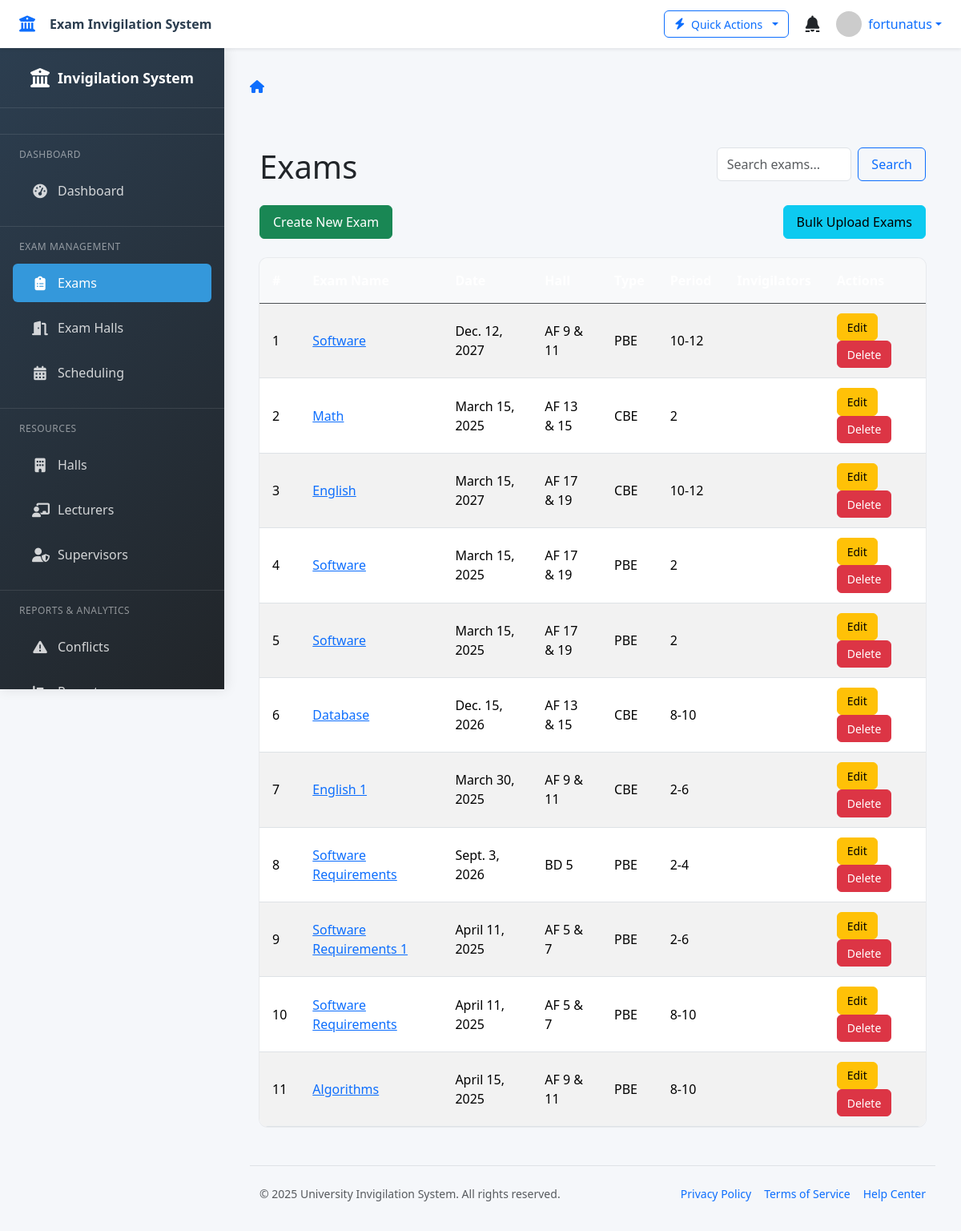
The app's page /exams/ (signed in) with its own data.
### invigilation/models.py (models this page shows, shortened)
class Exam(models.Model):
    PERIOD_CHOICES = [
        ('8-10', '8:00 - 10:00'),
        ('10-12', '10:00 - 12:00'),
        ('12-2', '12:00 - 14:00'),
        ('2-4', '14:00 - 16:00'),
        ('4-6', '16:00 - 18:00'),
    ]
    exam_name = models.CharField(max_length=200)
    exam_date = models.DateField()
    exam_hall = models.ForeignKey('Hall', on_delete=models.CASCADE)
    exam_type = models.CharField(
        max_length=50,
        choices=[('PBE', 'Paper Based Exam'), ('CBE', 'Computer Based Exam')]
    )
    exam_period = models.CharField(
        max_length=5,
        choices=PERIOD_CHOICES,
        help_text="Select exam time period"
    )
    invigilator1 = models.ForeignKey(
        'Lecturer',
        related_name="exam_invigilator1",
        on_delete=models.SET_NULL,
        null=True,
        blank=True
    )
    invigilator2 = models.ForeignKey(
        'Lecturer',
        related_name="exam_invigilator2",
        on_delete=models.SET_NULL,
        null=True,
        blank=True
    )

class Hall(models.Model):
    HALL_TYPES = (
        ('SM', 'Small'),
        ('MD', 'Medium'),
        ('LG', 'Large')
    )
    hall_name = models.CharField(max_length=50)
    hall_capacity = models.IntegerField()
    hall_type = models.CharField(max_length=50, choices=HALL_TYPES)
    class META:
        ordering = ['hall_name']
    def __str__(self):
        return self.hall_name

### invigilation/views.py (the view)
# urls.py: path('exams/', views.exam_list, name='exam_list'),
@login_required(login_url='login')
def exam_list(request):
    query = request.GET.get('q', '')
    if query:
        exams = Exam.objects.filter(exam_name__icontains=query)
    else:
        exams = Exam.objects.all()
    return render(request, 'invigilation/exam_list.html', {'exams': exams, 'query': query})

### invigilation/templates/invigilation/exam_list.html (shortened to what this page needs)
{% extends 'invigilation/based.html' %}
{% block content %}
<div class="container mt-5">
    <div class="row mb-3">
        <div class="col-md-8">
            <h1>Exams</h1>
        </div>
        <div class="col-md-4">
            <form method="get" class="d-flex">
                <input type="text" name="q" class="form-control me-2" placeholder="Search exams..." value="{{ query }}">
                <button class="btn btn-outline-primary" type="submit">Search</button>
            </form>
        </div>
    </div>
    <div class="d-flex justify-content-between align-items-center mb-4">
        <a href="{% url 'create_exam' %}" class="btn btn-success">Create New Exam</a>
        <a href="{% url 'upload_exams' %}" class="btn btn-info">Bulk Upload Exams</a>
    </div>
    {% if exams %}
    <div class="table-responsive">
        <table class="table table-striped table-hover align-middle">
            <thead class="table-dark">
                <tr>
                    <th>#</th>
                    <th>Exam Name</th>
                    <th>Date</th>
                    <th>Hall</th>
                    <th>Type</th>
                    <th>Period</th>
                    <th>Invigilators</th>
                    <th>Actions</th>
                </tr>
            </thead>
            <tbody>
                {% for exam in exams %}
                <tr>
                    <td>{{ forloop.counter }}</td>
                    <td><a href="{% url 'exam_detail' exam.pk %}">{{ exam.exam_name }}</a></td>
                    <td>{{ exam.exam_date }}</td>
                    <td>{{ exam.exam_hall }}</td>
                    <td>{{ exam.exam_type }}</td>
                    <td>{{ exam.exam_period }}</td>
                    <td>
                    </td>
                    <td>
                        <a href="{% url 'edit_exam' exam.pk %}" class="btn btn-sm btn-warning">Edit</a>
                        <a href="{% url 'delete_exam' exam.pk %}" class="btn btn-sm btn-danger">Delete</a>
                    </td>
                </tr>
                {% endfor %}
            </tbody>
        </table>
    </div>
    {% else %}
    <p class="text-muted">No exams available. Please create an exam.</p>
    {% endif %}
</div>
{% endblock %}

### invigilation/templates/invigilation/based.html (shortened to what this page needs)
<!DOCTYPE html>
<html lang="en">
<head>
    <link href="https://cdn.jsdelivr.net/npm/bootstrap@5.3.2/dist/css/bootstrap.min.css" rel="stylesheet">
    <link href="https://cdn.jsdelivr.net/npm/bootstrap-icons@1.11.1/font/bootstrap-icons.css" rel="stylesheet">
    <link href="https://cdnjs.cloudflare.com/ajax/libs/font-awesome/6.4.2/css/all.min.css" rel="stylesheet">
    <link href="https://cdn.datatables.net/1.13.7/css/dataTables.bootstrap5.min.css" rel="stylesheet">
    <link href="https://cdn.datatables.net/buttons/2.4.2/css/buttons.bootstrap5.min.css" rel="stylesheet">
    <link href="https://cdn.datatables.net/responsive/2.5.0/css/responsive.bootstrap5.min.css" rel="stylesheet">
    <link href="https://cdnjs.cloudflare.com/ajax/libs/animate.css/4.1.1/animate.min.css" rel="stylesheet">
    <link href="https://cdn.jsdelivr.net/npm/select2@4.1.0-rc.0/dist/css/select2.min.css" rel="stylesheet" />
    <link href="https://cdn.jsdelivr.net/npm/flatpickr/dist/flatpickr.min.css" rel="stylesheet">
</head>
<body>
    <nav class="topbar shadow-sm">
        <div class="d-flex align-items-center">
            <a href="{% url 'dashboard' %}" class="topbar-brand text-decoration-none">
                <i class="fas fa-university text-primary"></i>
                <span class="ms-2 d-none d-sm-inline">Exam Invigilation System</span>
            </a>
        </div>
        <div class="topbar-nav">
            <div class="dropdown me-3">
                <button class="btn btn-outline-primary btn-sm dropdown-toggle" type="button" id="quickActionsDropdown" data-bs-toggle="dropdown" aria-expanded="false">
                    <i class="fas fa-bolt"></i>
                    <span class="d-none d-md-inline">Quick Actions</span>
                </button>
            </div>
            <div class="dropdown me-3">
                <button class="btn btn-link text-dark position-relative p-1" type="button" id="notificationsDropdown" data-bs-toggle="dropdown" aria-expanded="false">
                    <i class="fas fa-bell fs-5"></i>
                </button>
            </div>
            <div class="dropdown">
                <a href="#" class="d-flex align-items-center text-decoration-none dropdown-toggle" id="userDropdown" data-bs-toggle="dropdown" aria-expanded="false">
                    <img src="https://ui-avatars.com/api/?name={{ request.user.username }}&background=random&color=fff&size=160" alt="User" class="rounded-circle me-2" width="32" height="32">
                    <span class="d-none d-md-inline">{{ request.user.get_full_name|default:request.user.username }}</span>
                </a>
            </div>
        </div>
    </nav>
    <div class="sidebar" id="sidebar">
        <div class="sidebar-brand">
            <i class="fas fa-university fs-4"></i>
            <span class="sidebar-brand-text">Invigilation System</span>
        </div>
        <div class="sidebar-nav">
            <div class="nav-section-title">Dashboard</div>
            <ul class="nav flex-column">
                <li class="nav-item">
                    <a class="nav-link {% if request.resolver_match.url_name == 'dashboard' %}active{% endif %}" href="{% url 'dashboard' %}">
                        <i class="fas fa-tachometer-alt"></i>
                        <span class="nav-link-text">Dashboard</span>
                    </a>
                </li>
            </ul>
            <div class="nav-section-title">Exam Management</div>
            <ul class="nav flex-column">
                <li class="nav-item">
                    <a class="nav-link {% if 'exam_list' in request.resolver_match.url_name %}active{% endif %}" href="{% url 'exam_list' %}">
                        <i class="fas fa-clipboard-list"></i>
                        <span class="nav-link-text">Exams</span>
                    </a>
                </li>
                <li class="nav-item">
                    <a class="nav-link {% if 'exam_hall_panel' in request.resolver_match.url_name %}active{% endif %}" href="{% url 'exam_hall_panel' %}">
                        <i class="fas fa-door-open"></i>
                        <span class="nav-link-text">Exam Halls</span>
                    </a>
                </li>
                <li class="nav-item">
                    <a class="nav-link {% if 'schedule' in request.resolver_match.url_name %}active{% endif %}" href="{% url 'schedule' %}">
                        <i class="fas fa-calendar-alt"></i>
                        <span class="nav-link-text">Scheduling</span>
                    </a>
                </li>
            </ul>
            <div class="nav-section-title">Resources</div>
            <ul class="nav flex-column">
                <li class="nav-item">
                    <a class="nav-link {% if 'halls' in request.resolver_match.url_name %}active{% endif %}" href="{% url 'halls' %}">
                        <i class="fas fa-building"></i>
                        <span class="nav-link-text">Halls</span>
                    </a>
                </li>
                <li class="nav-item">
                    <a class="nav-link {% if 'lecturers' in request.resolver_match.url_name %}active{% endif %}" href="{% url 'lecturers' %}">
                        <i class="fas fa-chalkboard-teacher"></i>
                        <span class="nav-link-text">Lecturers</span>
                    </a>
                </li>
                <li class="nav-item">
                    <a class="nav-link {% if 'exam_supervisor_panel' in request.resolver_match.url_name %}active{% endif %}" href="{% url 'exam_supervisor_panel' %}">
                        <i class="fas fa-user-shield"></i>
                        <span class="nav-link-text">Supervisors</span>
                    </a>
                </li>
            </ul>
            <div class="nav-section-title">Reports & Analytics</div>
            <ul class="nav flex-column">
                <li class="nav-item">
                    <a class="nav-link {% if 'conflict_dashboard' in request.resolver_match.url_name %}active{% endif %}" href="{% url 'conflict_dashboard' %}">
                        <i class="fas fa-exclamation-triangle"></i>
                        <span class="nav-link-text">Conflicts</span>
                    </a>
                </li>
                <li class="nav-item">
                    <a class="nav-link {% if 'reports_backend' in request.resolver_match.url_name %}active{% endif %}" href="{% url 'reports_backend' %}">
                        <i class="fas fa-chart-bar"></i>
                        <span class="nav-link-text">Reports</span>
                    </a>
                </li>
            </ul>
        </div>
    </div>
    <div class="main-content" id="mainContent">
        <div class="d-flex justify-content-between align-items-center mb-4">
            <div>
                <nav aria-label="breadcrumb">
                    <ol class="breadcrumb">
                        <li class="breadcrumb-item"><a href="{% url 'dashboard' %}"><i class="fas fa-home"></i></a></li>
                    </ol>
                </nav>
            </div>
        </div>
        <main class="animate-fade-in">
            {% block content %}{% endblock %}
        </main>
        <footer class="mt-5 pt-4 pb-2 border-top">
            <div class="container-fluid">
                <div class="d-flex flex-column flex-md-row justify-content-between align-items-center small">
                    <div class="text-muted mb-2 mb-md-0">
                        &copy; {% now "Y" %} University Invigilation System. All rights reserved.
                    </div>
                    <div class="d-flex">
                        <a href="#" class="text-decoration-none me-3">Privacy Policy</a>
                        <a href="#" class="text-decoration-none me-3">Terms of Service</a>
                        <a href="#" class="text-decoration-none">Help Center</a>
                    </div>
                </div>
            </div>
        </footer>
    </div>
</body>
</html>

### invigilation/templates/invigilation/based.html (style rules this page uses)
:root { --primary-color: #3498db; --primary-dark: #2980b9; --secondary-color: #2c3e50; --accent-color: #e74c3c; --light-color: #f8f9fa; --dark-color: #212529; --success-color: #28a745; --warning-color: #ffc107; --danger-color: #dc3545; --info-color: #17a2b8; --sidebar-width: 280px; --sidebar-collapsed-width: 80px; --topbar-height: 60px; }
body { font-family: 'Segoe UI', 'Roboto', system-ui, -apple-system, sans-serif; background-color: #f5f7fa; color: var(--dark-color); overflow-x: hidden; min-height: 100vh; padding-top: var(--topbar-height); }
.sidebar { background: linear-gradient(135deg, var(--secondary-color), var(--dark-color)); color: white; width: var(--sidebar-width); height: 100vh; position: fixed; left: 0; top: var(--topbar-height); transition: all 0.3s ease; box-shadow: 2px 0 15px rgba(0, 0, 0, 0.1); z-index: 1000; overflow-y: auto; }
.sidebar-brand { padding: 1.5rem 1rem; border-bottom: 1px solid rgba(255, 255, 255, 0.1); display: flex; align-items: center; justify-content: center; }
.sidebar-brand-text { font-weight: 600; font-size: 1.1rem; margin-left: 10px; transition: opacity 0.3s; }
.sidebar-nav { padding: 1rem 0; }
.nav-item { position: relative; }
.nav-link { color: rgba(255, 255, 255, 0.8); padding: 0.75rem 1.5rem; margin: 0.25rem 1rem; border-radius: 6px; display: flex; align-items: center; transition: all 0.3s; }
.nav-link.active { background-color: var(--primary-color); color: white; font-weight: 500; }
.nav-link i { margin-right: 12px; width: 20px; text-align: center; font-size: 1.1rem; }
.nav-section-title { color: rgba(255, 255, 255, 0.5); font-size: 0.75rem; text-transform: uppercase; letter-spacing: 0.5px; padding: 1rem 1.5rem 0.5rem; margin-top: 1rem; border-top: 1px solid rgba(255, 255, 255, 0.1); }
.main-content { margin-left: var(--sidebar-width); padding: 2rem; transition: all 0.3s ease; min-height: calc(100vh - var(--topbar-height)); }
.topbar { background-color: white; height: var(--topbar-height); position: fixed; top: 0; left: 0; right: 0; box-shadow: 0 2px 10px rgba(0, 0, 0, 0.08); z-index: 1100; display: flex; align-items: center; padding: 0 1.5rem; }
.topbar-brand { display: flex; align-items: center; font-weight: 600; color: var(--secondary-color); }
.topbar-brand i { margin-right: 10px; font-size: 1.25rem; }
.topbar-nav { display: flex; align-items: center; margin-left: auto; }
.table-responsive { border-radius: 10px; overflow: hidden; box-shadow: 0 0 0 1px rgba(0, 0, 0, 0.05); }
.table { margin-bottom: 0; }
.table th { background-color: #f8f9fa; font-weight: 600; padding: 1rem; white-space: nowrap; }
.table td { padding: 0.75rem 1rem; vertical-align: middle; }
.btn { border-radius: 6px; font-weight: 500; padding: 0.5rem 1rem; transition: all 0.2s; display: inline-flex; align-items: center; justify-content: center; gap: 0.5rem; }
.btn i { font-size: 0.9rem; }
.btn-sm { padding: 0.35rem 0.75rem; font-size: 0.875rem; }
.form-control, .form-select { border-radius: 6px; padding: 0.5rem 0.75rem; border: 1px solid #dee2e6; }
.animate-fade-in { animation: fadeIn 0.3s ease-out forwards; }

### records on screen
Exam: exam_name "Software", exam_date "Dec. 12, 2027", exam_hall "AF 9 & 11", exam_type "PBE", exam_period "10-12"
Exam: exam_name "Math", exam_date "March 15, 2025", exam_hall "AF 13 & 15", exam_type "CBE", exam_period "2"
Exam: exam_name "English", exam_date "March 15, 2027", exam_hall "AF 17 & 19", exam_type "CBE", exam_period "10-12"
Exam: exam_name "Software", exam_date "March 15, 2025", exam_hall "AF 17 & 19", exam_type "PBE", exam_period "2"
Exam: exam_name "Software", exam_date "March 15, 2025", exam_hall "AF 17 & 19", exam_type "PBE", exam_period "2"
Exam: exam_name "Database", exam_date "Dec. 15, 2026", exam_hall "AF 13 & 15", exam_type "CBE", exam_period "8-10"
Exam: exam_name "English 1", exam_date "March 30, 2025", exam_hall "AF 9 & 11", exam_type "CBE", exam_period "2-6"
Exam: exam_name "Software Requirements", exam_date "Sept. 3, 2026", exam_hall "BD 5", exam_type "PBE", exam_period "2-4"
Exam: exam_name "Software Requirements 1", exam_date "April 11, 2025", exam_hall "AF 5 & 7", exam_type "PBE", exam_period "2-6"
Exam: exam_name "Software Requirements", exam_date "April 11, 2025", exam_hall "AF 5 & 7", exam_type "PBE", exam_period "8-10"
Exam: exam_name "Algorithms", exam_date "April 15, 2025", exam_hall "AF 9 & 11", exam_type "PBE", exam_period "8-10"

### other values on screen
{{ request.user.get_full_name|default:request.user.username }} "fortunatus"
